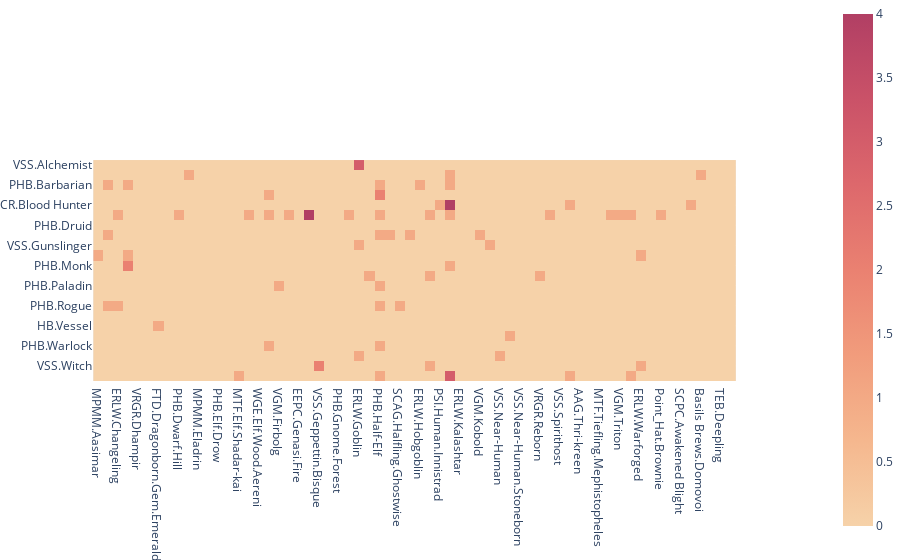

Notebook code for this chart:
### Code cell
Tab_Rac = pd.read_csv('/home/jovyan/Data/Race.csv')
Tab_Cla = pd.read_csv('/home/jovyan/Data/Class_Level.csv')
Tab_Cha = pd.read_csv('/home/jovyan/Data/Characters.csv')
Process_All()

data = []
List_Race  = []
for x1, y1 in Tab_Rac.iterrows():
    if Tab_Rac.at[x1,'Count'] > 0:
        List_Race.append(Tab_Rac.at[x1,'Tag2'])
List_Class = []
for x1, y1 in Tab_Cla.iterrows():#Sub-Class
    if Tab_Cla.at[x1,'Class']==Tab_Cla.at[x1,'Tag3']:
        if Tab_Cla.at[x1,'C_Count'] > 0:
            List_Class.append(Tab_Cla.at[x1,'Tag2'])
#print(List_Class)

for y1 in List_Class:
    Ro = []
    for y2 in List_Race:
        Con=0
        Con=len(Tab_Cha.query("Race=='"+y2+"' and `Class Breakdown`.str.contains('"+y1+"')").index)
        Ro.append(Con)
    data.append(Ro)

fig = px.imshow(data,
                x=List_Race,
                y=List_Class,
                color_continuous_scale='Redor'
               )

fig.update_xaxes(side="bottom")
fig.update_layout(autosize=True, height=500)
fig.update_layout(margin = dict(t=0, l=1, r=0, b=0, autoexpand=True))
fig.show()

### Figure 1 — Plotly figure (JSON) as saved in the notebook; plotly's stock layout.template omitted (floating-point values rounded to 4 significant figures; data arrays with more than 128 entries replaced by an {"elided": "..."} marker saying what was removed)
{"data": [{"coloraxis": "coloraxis", "name": "0", "x": ["MPMM.Aasimar", "VGM.Bugbear", "ERLW.Changeling", "TCE.Custom Lineage", "VRGR.Dhampir", "FTD.Dragonborn.Gem.Amethyst", "FTD.Dragonborn.Gem.Emerald", "FTD.Dragonborn.Gem.Sapphire", "PHB.Dwarf.Hill", "PHB.Dwarf.Mountain", "MPMM.Eladrin", "PHB.Elf", "PHB.Elf.Drow", "EGW.Elf.Pallid", "MTF.Elf.Shadar-kai", "PHB.Elf.Wood", "WGE.Elf.Wood.Aereni", "WBtW.Fairy", "VGM.Firbolg", "EEPC.Genasi.Earth", "EEPC.Genasi.Fire", "EEPC.Genasi.Water", "VSS.Geppettin.Bisque", "AAG.Giff", "PHB.Gnome.Forest", "DMG.Goblin", "ERLW.Goblin", "VGM.Goliath", "PHB.Half-Elf", "PHB.Half-Orc", "SCAG.Halfling.Ghostwise", "PHB.Halfling.Stout", "ERLW.Hobgoblin", "PHB.Human", "PSI.Human.Innistrad", "PHB.Human.Variant", "ERLW.Kalashtar", "MPMM.Kobold", "VGM.Kobold", "MOT.Minotaur", "VSS.Near-Human", "VSS.Near-Human.Mul", "VSS.Near-Human.Stoneborn", "AAG.Plasmoid", "VRGR.Reborn", "MOT.Satyr", "VSS.Spirithost", "VGM.Tabaxi", "AAG.Thri-kreen", "MTF.Tiefling.Levistus", "MTF.Tiefling.Mephistopheles", "TTP.Tortle", "VGM.Triton", "GGR.Vedalken", "ERLW.Warforged", "VGM.Yuan-ti Pureblood", "Point_Hat.Brownie", "GH:PG.Dreamer", "SCPC.Awakened Blight", "HCKOG.Kitsune.Rage", "Basils Brews.Domovoi", "Sisalik.Sisalik", "TEB.Deepling", "HGtV.Selkies"], "y": ["VSS.Alchemist", "TCE.Artificer", "PHB.Barbarian", "PHB.Bard", "CR.Blood Hunter", "PHB.Cleric", "PHB.Druid", "PHB.Fighter", "VSS.Gunslinger", "VSS.Martyr", "PHB.Monk", "VSS.Necromancer", "PHB.Paladin", "PHB.Ranger", "PHB.Rogue", "PHB.Sorcerer", "HB.Vessel", "VSS.Warden", "PHB.Warlock", "VSS.Warmage", "VSS.Witch", "PHB.Wizard"], "z": {"elided": "22x64 int values"}, "type": "heatmap", "xaxis": "x", "yaxis": "y", "hovertemplate": "x: %{x}<br>y: %{y}<br>color: %{z}<extra></extra>"}], "layout": {"xaxis": {"anchor": "y", "domain": [0.1009, 0.8991], "scaleanchor": "y", "constrain": "domain", "side": "bottom", "type": "category", "range": [-0.5, 63.5], "autorange": true}, "yaxis": {"anchor": "x", "domain": [0, 1], "autorange": true, "constrain": "domain", "type": "category", "range": [21.5, -0.5]}, "coloraxis": {"colorscale": [[0, "rgb(246, 210, 169)"], [0.1667, "rgb(245, 183, 142)"], [0.3333, "rgb(241, 156, 124)"], [0.5, "rgb(234, 129, 113)"], [0.6667, "rgb(221, 104, 108)"], [0.8333, "rgb(202, 82, 104)"], [1, "rgb(177, 63, 100)"]]}, "margin": {"t": 0, "l": 1, "r": 0, "b": 0, "autoexpand": true}, "autosize": true}}
